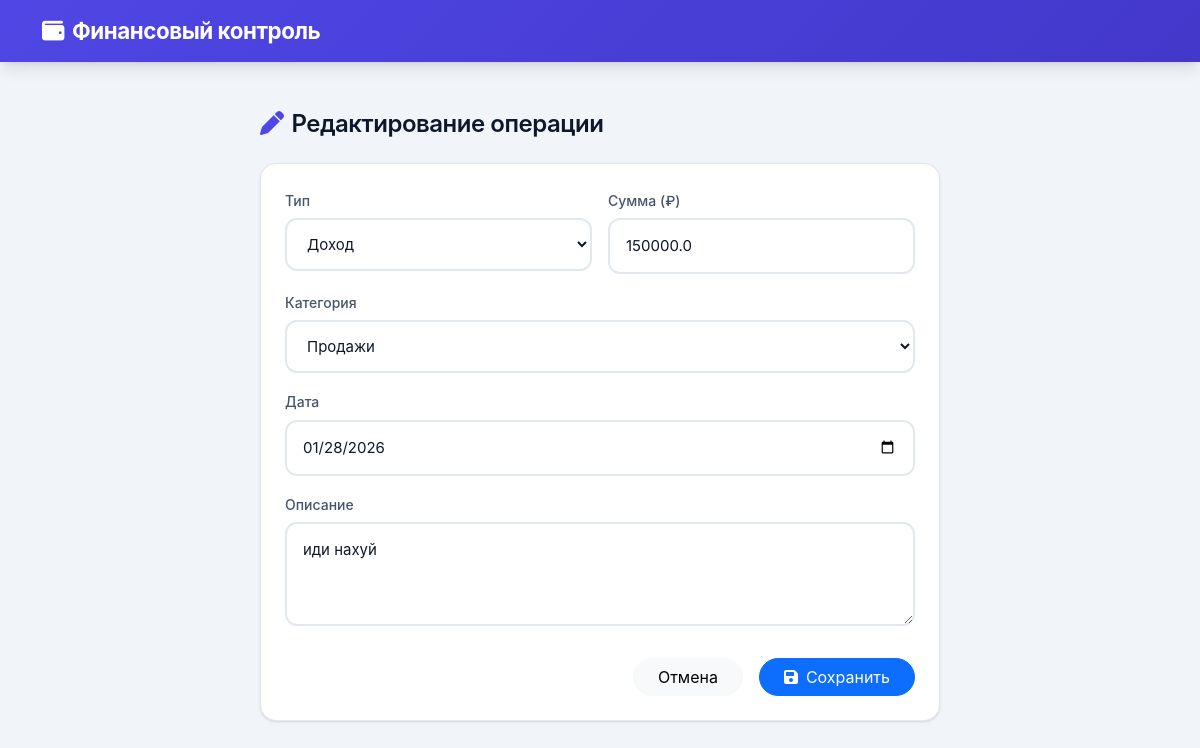
The app's page /operations/edit/1 (signed in), older data.
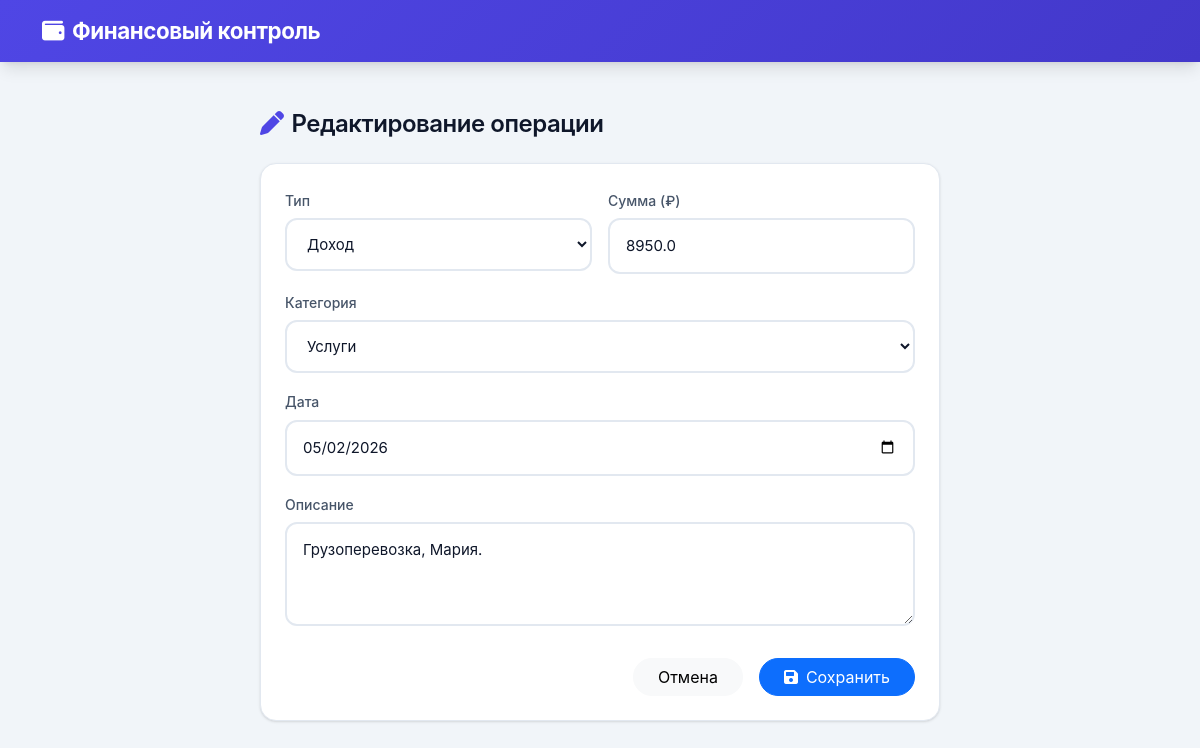
The same page, newer data.
### app.py (models this page shows)
class Operation(db.Model):
    id = db.Column(db.Integer, primary_key=True)
    type = db.Column(db.String(10), nullable=False)
    amount = db.Column(db.Float, nullable=False)
    category = db.Column(db.String(50), nullable=False)
    description = db.Column(db.String(200))
    date = db.Column(db.Date, nullable=False, default=date.today)
    is_planned = db.Column(db.Boolean, default=False)
    planned_date = db.Column(db.Date)
    status = db.Column(db.String(20), default='completed')
    user_id = db.Column(db.Integer, nullable=False)
    counterparty_id = db.Column(db.Integer)

### app.py (the view, shortened to what this page needs)
@app.route('/operations/edit/<int:op_id>', methods=['GET', 'POST'])
@login_required
def edit_operation(op_id):
    op = Operation.query.get_or_404(op_id)
    return render_template('edit_operation.html', operation=op, categories=CATEGORIES)

### app.py (called while the page is built)
@login_manager.user_loader
def load_user(user_id):
    return User.query.get(int(user_id))

### templates/edit_operation.html (shortened to what this page needs)
{% extends "base.html" %}
{% block content %}
<div class="mobile-container" style="max-width:720px;margin:0 auto;">
    <h1 class="mobile-h2 mb-4">
        <i class="fas fa-pen me-2" style="color:var(--primary);"></i>Редактирование операции
    </h1>
    <div class="mobile-card">
        <form method="post">
            <div class="row g-3">
                <div class="col-6">
                    <label class="form-label">Тип</label>
                    <select name="type" class="mobile-input">
                        <option value="income" {% if operation.type == 'income' %}selected{% endif %}>Доход</option>
                    </select>
                </div>
                <div class="col-6">
                    <label class="form-label">Сумма (₽)</label>
                    <input type="number" name="amount" class="mobile-input" value="{{ operation.amount }}" step="0.01" required>
                </div>
                <div class="col-12">
                    <label class="form-label">Категория</label>
                    <select name="category" class="mobile-input">
                        {% for type, cats in categories.items() %}
                        <optgroup label="{{ 'Доходы' if type == 'income' else 'Расходы' }}">
                            {% for c in cats %}
                            <option value="{{ c }}" {% if operation.category == c %}selected{% endif %}>{{ c }}</option>
                            {% endfor %}
                        </optgroup>
                        {% endfor %}
                    </select>
                </div>
                <div class="col-12">
                    <label class="form-label">Дата</label>
                    <input type="date" name="date" class="mobile-input" value="{{ operation.date }}" required>
                </div>
                <div class="col-12">
                    <label class="form-label">Описание</label>
                    <textarea name="description" class="mobile-input" rows="3" placeholder="Краткое описание операции">{{ operation.description }}</textarea>
                </div>
            </div>
            <div class="mt-4 d-flex gap-3 justify-content-end">
                <a href="/operations" class="btn btn-light rounded-pill px-4">Отмена</a>
                <button type="submit" class="btn btn-primary rounded-pill px-4">
                    <i class="fas fa-save me-2"></i>Сохранить
                </button>
            </div>
        </form>
    </div>
</div>
{% endblock %}

### templates/base.html (shortened to what this page needs)
<!DOCTYPE html>
<html lang="ru">
<head>
    <link href="https://cdn.jsdelivr.net/npm/bootstrap@5.1.3/dist/css/bootstrap.min.css" rel="stylesheet">
    <link rel="stylesheet" href="https://cdnjs.cloudflare.com/ajax/libs/font-awesome/6.0.0/css/all.min.css">
    <link rel="stylesheet" href="/static/css/app.css?v=3">
</head>
<body>
    <nav class="navbar navbar-expand-lg navbar-dark d-none d-md-flex">
        <div class="container">
            <a class="navbar-brand" href="/"><i class="fas fa-wallet me-2"></i>Финансовый контроль</a>
        </div>
    </nav>
    <div class="content-wrapper">
        {% block content %}{% endblock %}
    </div>
</body>
</html>

### static/css/app.css (style rules this page uses)
:root { --primary:#4f46e5; --primary-dark:#4338ca; --primary-light:#818cf8; --secondary:#06b6d4; --success:#10b981; --danger:#ef4444; --warning:#f59e0b; --info:#3b82f6; --dark:#1e293b; --gray:#64748b; --gray-light:#94a3b8; --gray-lighter:#e2e8f0; --bg:#f1f5f9; --card-bg:#ffffff; --text:#0f172a; --text-secondary:#475569; --border:#e2e8f0; --shadow:0 1px 3px 0 rgba(0,0,0,0.1),0 1px 2px -1px rgba(0,0,0,0.1); --shadow-md:0 4px 6px -1px rgba(0,0,0,0.1),0 2px 4px -2px rgba(0,0,0,0.1); --shadow-lg:0 10px 15px -3px rgba(0,0,0,0.1),0 4px 6px -4px rgba(0,0,0,0.1); --shadow-xl:0 20px 25px -5px rgba(0,0,0,0.1),0 8px 10px -6px rgba(0,0,0,0.1); --radius:12px; --radius-lg:16px; --radius-xl:24px; }
* { margin:0; padding:0; box-sizing:border-box; }
html,body { height:100%; font-family:'Inter',-apple-system,BlinkMacSystemFont,'Segoe UI',Roboto,'Helvetica Neue',Arial,sans-serif; background:var(--bg); color:var(--text); -webkit-font-smoothing:antialiased; -moz-osx-font-smoothing:grayscale; line-height:1.6; }
.mobile-card { background:var(--card-bg); border-radius:var(--radius-lg); padding:24px; margin-bottom:20px; box-shadow:var(--shadow); border:1px solid var(--border); transition:all 0.3s ease; }
.mobile-input { width:100%; padding:14px 16px; border:2px solid var(--border); border-radius:var(--radius); font-size:15px; font-family:inherit; background:var(--card-bg); color:var(--text); transition:all 0.2s ease; }
.mobile-input::placeholder { color:var(--gray-light); }
.mobile-h2 { font-size:1.5rem; font-weight:600; letter-spacing:-0.02em; }
.mobile-container { max-width:900px; margin:0 auto; padding:24px 20px; }
.animate-fade { animation:fadeIn 0.4s ease-out; }
.content-wrapper { margin-top:60px; padding:20px 16px; min-height:calc(100vh - 60px); }
.navbar { background:linear-gradient(135deg,var(--primary),var(--primary-dark))!important; box-shadow:var(--shadow-lg); }
.navbar-brand { font-weight:700; font-size:1.4rem; letter-spacing:-0.02em; }
.form-label { font-weight:500; font-size:0.875rem; color:var(--text-secondary); margin-bottom:6px; }
@media (min-width:768px) { .content-wrapper { margin-top:0;padding:24px } }
@media (min-width:992px) { body { padding-bottom:0 } }
@media (min-width:992px) { .mobile-container { max-width:1000px } }

Row changes from the older to the newer data that the page shows:
changed Operation "Доход": amount "150000.0" → "8950.0"; category "Продажи" → "Услуги"; date "01/28/2026" → "05/02/2026"; description "иди нахуй" → "Грузоперевозка, Мария."
